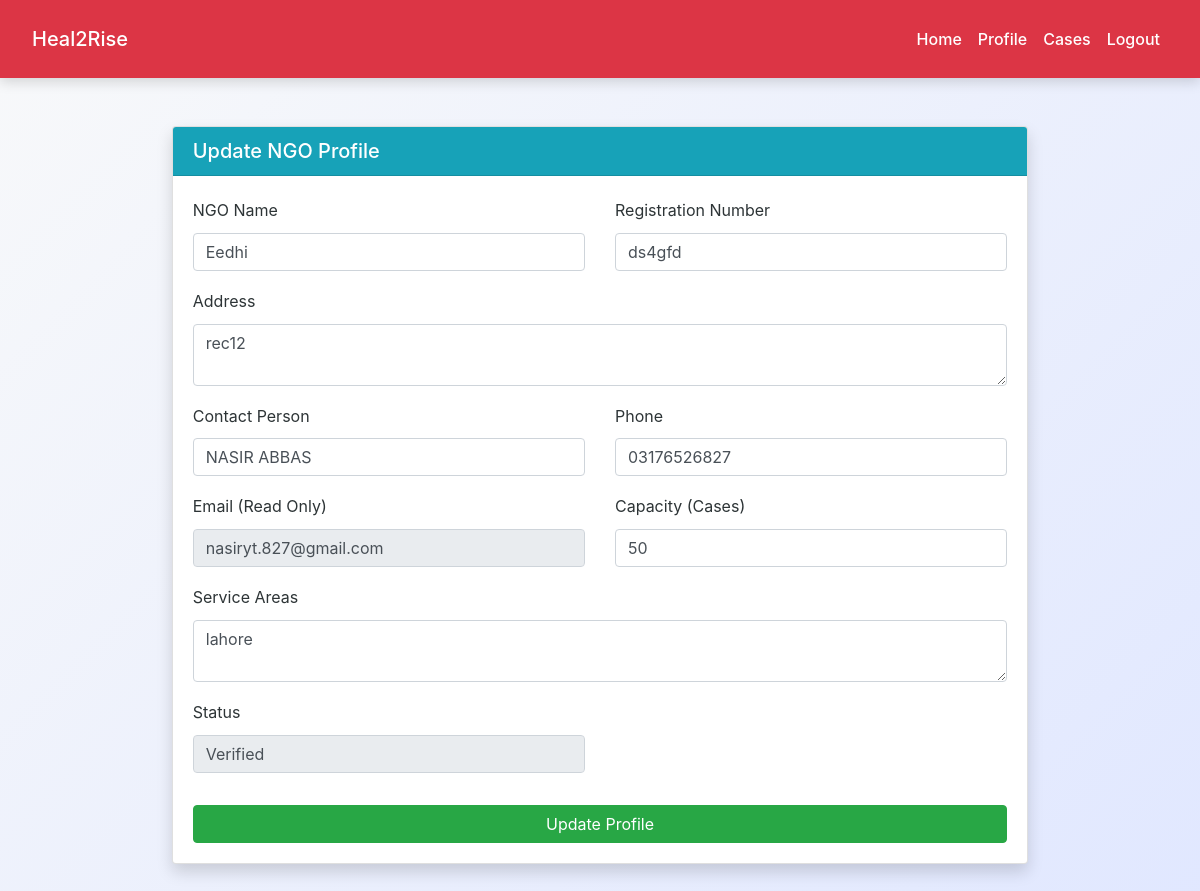
Page /ngo/ngo_profile.php (signed in) on the earlier database version.
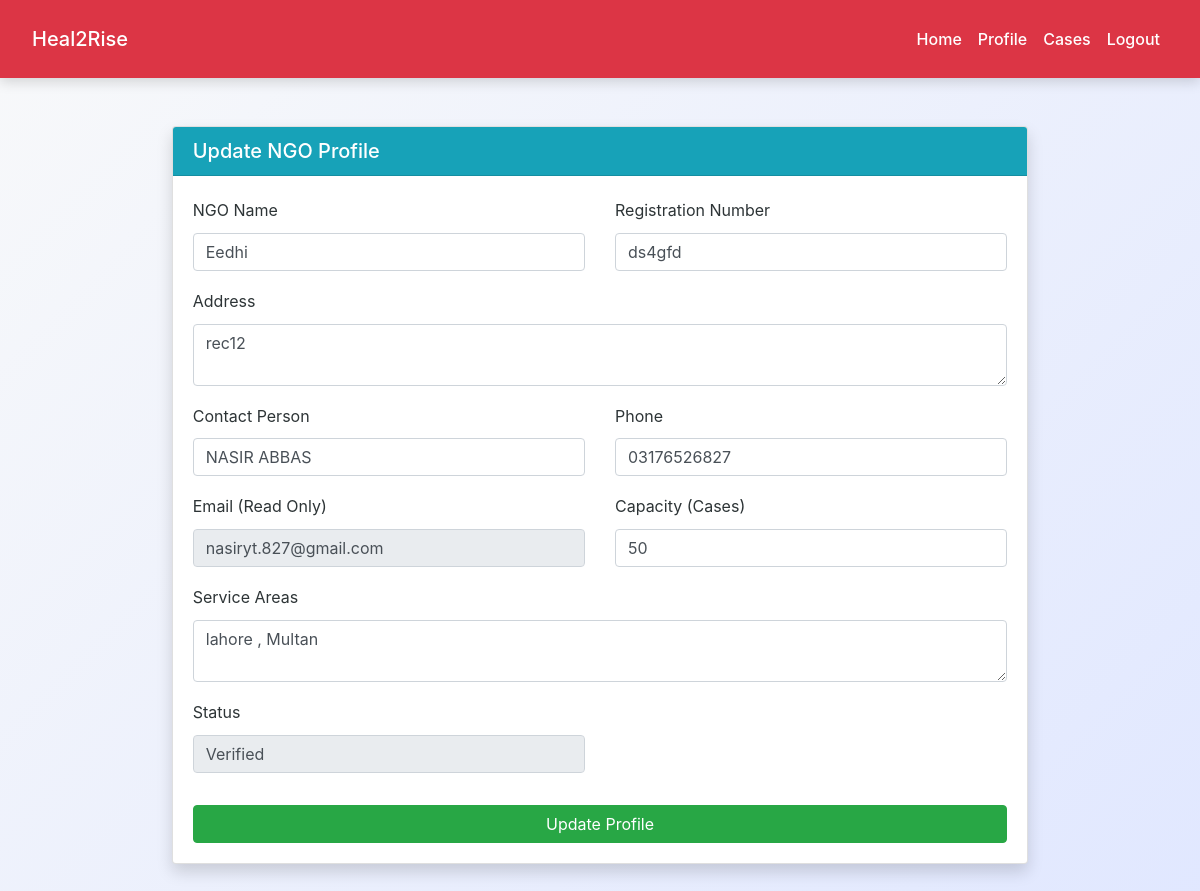
Same page on the later database version.
### tables this page shows
CREATE TABLE `ngos` (
  `id` int(11) NOT NULL,
  `ngo_name` varchar(200) NOT NULL,
  `registration_number` varchar(100) DEFAULT NULL,
  `address` text DEFAULT NULL,
  `contact_person` varchar(100) DEFAULT NULL,
  `phone` varchar(20) DEFAULT NULL,
  `email` varchar(100) NOT NULL,
  `password` varchar(255) NOT NULL,
  `service_areas` text DEFAULT NULL,
  `capacity` int(11) DEFAULT 50,
  `status` enum('verified','pending','blocked') DEFAULT 'pending',
  `created_at` datetime DEFAULT current_timestamp()
);

### ngo/ngo_profile.php (the view, shortened to what the changed rows need)
<?php
include('config.php');
$ngo_id = $_SESSION["id"];
$stmt = $conn->prepare("
    SELECT ngo_name, registration_number, address, contact_person,
           phone, email, service_areas, capacity, status
    FROM ngos WHERE id = ?
");
$stmt->bind_param("i", $ngo_id);
$stmt->execute();
$ngo = $stmt->get_result()->fetch_assoc();
?>
<!DOCTYPE html>
<html lang="en">
<head>
    <link rel="stylesheet" href="https://cdn.jsdelivr.net/npm/bootstrap@4.6.2/dist/css/bootstrap.min.css">
    <link rel="stylesheet" href="../css/style.css">
</head>
<body>
<div class="container py-5">
    <div class="row justify-content-center">
        <div class="col-lg-9">
            <div class="card shadow">
                <div class="card-body">
                    <form method="post">
                        <div class="row">
                            <div class="col-md-6">
                                <div class="form-group">
                                    <label>NGO Name</label>
                                    <input type="text" name="ngo_name" class="form-control"
                                           value="<?= htmlspecialchars($ngo['ngo_name']) ?>" required>
                                </div>
                            </div>
                            <div class="col-md-6">
                                <div class="form-group">
                                    <label>Registration Number</label>
                                    <input type="text" name="registration_number" class="form-control"
                                           value="<?= htmlspecialchars($ngo['registration_number']) ?>">
                                </div>
                            </div>
                            <div class="col-md-12">
                                <div class="form-group">
                                    <label>Address</label>
                                    <textarea name="address" class="form-control" rows="2"><?= htmlspecialchars($ngo['address']) ?></textarea>
                                </div>
                            </div>
                            <div class="col-md-6">
                                <div class="form-group">
                                    <label>Contact Person</label>
                                    <input type="text" name="contact_person" class="form-control"
                                           value="<?= htmlspecialchars($ngo['contact_person']) ?>" required>
                                </div>
                            </div>
                            <div class="col-md-6">
                                <div class="form-group">
                                    <label>Phone</label>
                                    <input type="text" name="phone" class="form-control"
                                           value="<?= htmlspecialchars($ngo['phone']) ?>">
                                </div>
                            </div>
                            <div class="col-md-6">
                                <div class="form-group">
                                    <label>Email (Read Only)</label>
                                    <input type="email" class="form-control"
                                           value="<?= htmlspecialchars($ngo['email']) ?>" readonly>
                                </div>
                            </div>
                            <div class="col-md-6">
                                <div class="form-group">
                                    <label>Capacity (Cases)</label>
                                    <input type="number" name="capacity" class="form-control"
                                           value="<?= htmlspecialchars($ngo['capacity']) ?>">
                                </div>
                            </div>
                            <div class="col-md-12">
                                <div class="form-group">
                                    <label>Service Areas</label>
                                    <textarea name="service_areas" class="form-control" rows="2"><?= htmlspecialchars($ngo['service_areas']) ?></textarea>
                                </div>
                            </div>
                            <div class="col-md-6">
                                <div class="form-group">
                                    <label>Status</label>
                                    <input type="text" class="form-control"
                                           value="<?= ucfirst($ngo['status']) ?>" readonly>
                                </div>
                            </div>
                        </div>
                    </form>
                </div>
            </div>
        </div>
    </div>
</div>
</body>
</html>

Differences in the rows shown:
changed ngos "Eedhi": service_areas "lahore" → "lahore , Multan"
